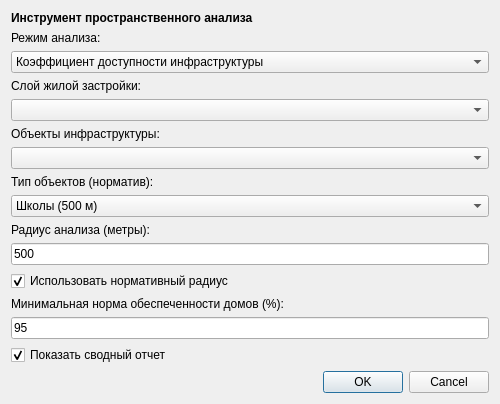
<?xml version="1.0" encoding="UTF-8"?>
<ui version="4.0">
 <class>UrbanAnalysisToolDialogBase</class>
 <widget class="QDialog" name="UrbanAnalysisToolDialogBase">
  <property name="geometry">
   <rect>
    <x>0</x>
    <y>0</y>
    <width>500</width>
    <height>400</height>
   </rect>
  </property>
  <property name="windowTitle">
   <string>Анализ городской среды - Urban Analysis Tool</string>
  </property>
  <layout class="QVBoxLayout" name="verticalLayout">
   <item>
    <widget class="QLabel" name="label_title">
     <property name="font">
      <font>
       <weight>75</weight>
       <bold>true</bold>
      </font>
     </property>
     <property name="text">
      <string>Инструмент пространственного анализа</string>
     </property>
    </widget>
   </item>
   <item>
    <widget class="QLabel" name="label_mode">
     <property name="text">
      <string>Режим анализа:</string>
     </property>
    </widget>
   </item>
   <item>
    <widget class="QComboBox" name="comboBox_mode">
     <item>
      <property name="text">
       <string>Коэффициент доступности инфраструктуры</string>
      </property>
     </item>
     <item>
      <property name="text">
       <string>Проверка санитарно-защитных зон (СЗЗ)</string>
      </property>
     </item>
    </widget>
   </item>
   <item>
    <widget class="QLabel" name="label_homes">
     <property name="text">
      <string>Слой жилой застройки:</string>
     </property>
    </widget>
   </item>
   <item>
    <widget class="QgsMapLayerComboBox" name="mComboBox_homes"/>
   </item>
   <item>
    <widget class="QLabel" name="label_objects">
     <property name="text">
      <string>Объекты инфраструктуры:</string>
     </property>
    </widget>
   </item>
   <item>
    <widget class="QgsMapLayerComboBox" name="mComboBox_objects"/>
   </item>
   <item>
    <widget class="QLabel" name="label_object_type">
     <property name="text">
      <string>Тип объектов (норматив):</string>
     </property>
    </widget>
   </item>
   <item>
    <widget class="QComboBox" name="comboBox_object_type">
     <item>
      <property name="text">
       <string>Школы (500 м)</string>
      </property>
     </item>
     <item>
      <property name="text">
       <string>Детские сады (350 м)</string>
      </property>
     </item>
     <item>
      <property name="text">
       <string>Поликлиники (800 м)</string>
      </property>
     </item>
     <item>
      <property name="text">
       <string>Аптеки (500 м)</string>
      </property>
     </item>
     <item>
      <property name="text">
       <string>Детские площадки (300 м)</string>
      </property>
     </item>
     <item>
      <property name="text">
       <string>Остановки транспорта (500 м)</string>
      </property>
     </item>
     <item>
      <property name="text">
       <string>Произвольный радиус</string>
      </property>
     </item>
    </widget>
   </item>
   <item>
    <widget class="QLabel" name="label_radius">
     <property name="text">
      <string>Радиус анализа (метры):</string>
     </property>
    </widget>
   </item>
   <item>
    <widget class="QLineEdit" name="lineEdit_radius">
     <property name="text">
      <string>500</string>
     </property>
    </widget>
   </item>
   <item>
    <widget class="QCheckBox" name="checkBox_use_norm_radius">
     <property name="text">
      <string>Использовать нормативный радиус</string>
     </property>
     <property name="checked">
      <bool>true</bool>
     </property>
    </widget>
   </item>
   <item>
    <widget class="QLabel" name="label_min_norm">
     <property name="text">
      <string>Минимальная норма обеспеченности домов (%):</string>
     </property>
    </widget>
   </item>
   <item>
    <widget class="QLineEdit" name="lineEdit_min_norm_percent">
     <property name="text">
      <string>95</string>
     </property>
    </widget>
   </item>
   <item>
    <widget class="QCheckBox" name="checkBox_show_report">
     <property name="text">
      <string>Показать сводный отчет</string>
     </property>
     <property name="checked">
      <bool>true</bool>
     </property>
    </widget>
   </item>
   <item>
    <widget class="QDialogButtonBox" name="button_box">
     <property name="orientation">
      <enum>Qt::Horizontal</enum>
     </property>
     <property name="standardButtons">
      <set>QDialogButtonBox::Cancel|QDialogButtonBox::Ok</set>
     </property>
    </widget>
   </item>
  </layout>
 </widget>
 <customwidgets>
  <customwidget>
   <class>QgsMapLayerComboBox</class>
   <extends>QComboBox</extends>
   <header>qgsmaplayercombobox.h</header>
  </customwidget>
 </customwidgets>
 <resources/>
 <connections>
  <connection>
   <sender>button_box</sender>
   <signal>accepted()</signal>
   <receiver>UrbanAnalysisToolDialogBase</receiver>
   <slot>accept()</slot>
   <hints>
    <hint type="sourcelabel">
     <x>248</x>
     <y>254</y>
    </hint>
    <hint type="destinationlabel">
     <x>157</x>
     <y>274</y>
    </hint>
   </hints>
  </connection>
  <connection>
   <sender>button_box</sender>
   <signal>rejected()</signal>
   <receiver>UrbanAnalysisToolDialogBase</receiver>
   <slot>reject()</slot>
   <hints>
    <hint type="sourcelabel">
     <x>316</x>
     <y>260</y>
    </hint>
    <hint type="destinationlabel">
     <x>286</x>
     <y>274</y>
    </hint>
   </hints>
  </connection>
 </connections>
</ui>
